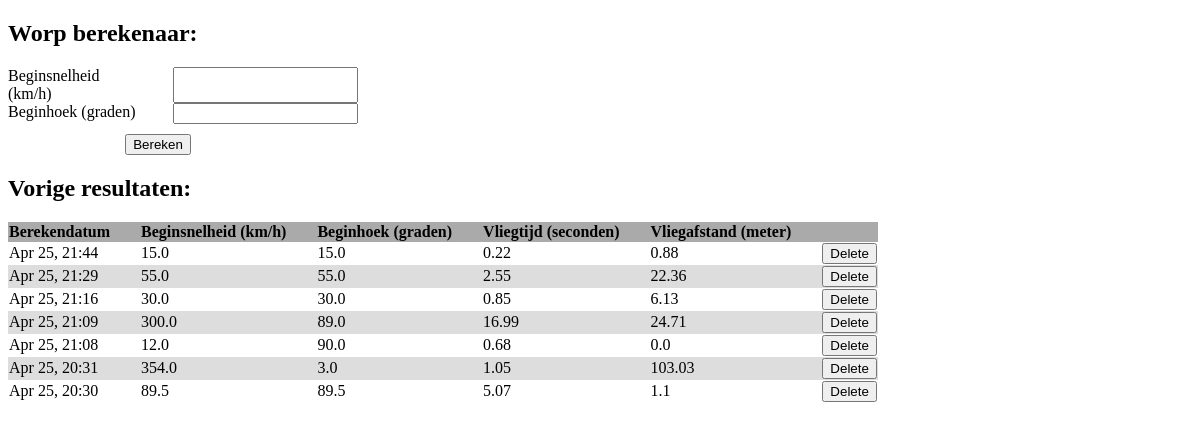
The page / on the database its author committed.
### BerekenWorp/models.py (models this page shows)
class WorpData(models.Model):
    date = models.DateTimeField(auto_now_add=True)
    beginsnelheid_km_per_h = models.FloatField()
    beginhoek_graden = models.FloatField()
    vliegtijd_seconden = models.FloatField()
    vliegafstand_meter = models.FloatField()

### BerekenWorp/views.py (the view, shortened to what this page needs)
# urls.py: path('', views.bereken_worp, name='Bereken Worp'),
def bereken_worp(request):
    aantal_decimalen = 2
    context: dict = {}
    error: str = ""
    result: str = ""
    context['result'] = result
    context['error'] = error
    context['history'] = WorpData.objects.all().order_by('-date')[:]
    return render(request, 'BerekenWorp.html', context)

### BerekenWorp/templates/BerekenWorp.html (shortened to what this page needs)
<!DOCTYPE html>
<html lang="en">
<head>
</head>
<body>
    <section>
        <h2>Worp berekenaar:</h2>
        <div style="display: flex; flex-direction: row">
            <div style="padding-right: 30px">
                <form method="post">
                    <div style="max-width:350px; display: grid; grid-template-columns: auto auto;">
                        <label for="beginsnelheid_km_per_h">Beginsnelheid (km/h)</label>
                        <input type="number" step="0.01" id="beginsnelheid_km_per_h" name="beginsnelheid_km_per_h" required>
                        <label for="beginhoek_graden">Beginhoek (graden)</label>
                        <input type="number" step="0.01" id="beginhoek_graden" name="beginhoek_graden" required>
                    </div>
                    <div style="max-width:300px; display: flex; justify-content: center; padding-top: 10px;">
                        <button type="submit">Bereken</button>
                    </div>
                </form>
            </div>
        </div>
    </section>
    <section>
        <h2>Vorige resultaten:</h2>
        {% if history %}
            <table>
                <thead>
                    <tr>
                        <th>Berekendatum</th>
                        <th>Beginsnelheid (km/h)</th>
                        <th>Beginhoek (graden)</th>
                        <th>Vliegtijd (seconden)</th>
                        <th>Vliegafstand (meter)</th>
                        <th></th>
                    </tr>
                </thead>
                <tbody>
                    {% for entry in history %}
                    <tr>
                        <td>{{ entry.date|date:"M d, H:i" }}</td>
                        <td>{{ entry.beginsnelheid_km_per_h }}</td>
                        <td>{{ entry.beginhoek_graden }}</td>
                        <td>{{ entry.vliegtijd_seconden }}</td>
                        <td>{{ entry.vliegafstand_meter }}</td>
                        <td>
                            <form method="post" action="{% url 'item_delete' entry.id %}">
                                <button type="submit" onclick="return confirm('Ben je zeker dat je deze berekening wilt verwijderen?')">
                                    Delete
                                </button>
                            </form>
                        </td>
                    </tr>
                    {% endfor %}
                </tbody>
            </table>
        {% endif %}
    </section>
</body>
</html>

### BerekenWorp/templates/BerekenWorp.html (style rules this page uses)
button { cursor: pointer; }
label { padding-right: 30px; }
table { border-collapse: collapse; }
table th { padding-right: 30px; }
thead tr { background-color: #aaa; }
tbody tr:nth-child(even) { background-color: #ddd; }

### rows shown on the page
WorpData: date "Apr 25, 21:44", beginsnelheid_km_per_h "15.0", beginhoek_graden "15.0", vliegtijd_seconden "0.22", vliegafstand_meter "0.88"
WorpData: date "Apr 25, 21:29", beginsnelheid_km_per_h "55.0", beginhoek_graden "55.0", vliegtijd_seconden "2.55", vliegafstand_meter "22.36"
WorpData: date "Apr 25, 21:16", beginsnelheid_km_per_h "30.0", beginhoek_graden "30.0", vliegtijd_seconden "0.85", vliegafstand_meter "6.13"
WorpData: date "Apr 25, 21:09", beginsnelheid_km_per_h "300.0", beginhoek_graden "89.0", vliegtijd_seconden "16.99", vliegafstand_meter "24.71"
WorpData: date "Apr 25, 21:08", beginsnelheid_km_per_h "12.0", beginhoek_graden "90.0", vliegtijd_seconden "0.68", vliegafstand_meter "0.0"
WorpData: date "Apr 25, 20:31", beginsnelheid_km_per_h "354.0", beginhoek_graden "3.0", vliegtijd_seconden "1.05", vliegafstand_meter "103.03"
WorpData: date "Apr 25, 20:30", beginsnelheid_km_per_h "89.5", beginhoek_graden "89.5", vliegtijd_seconden "5.07", vliegafstand_meter "1.1"
